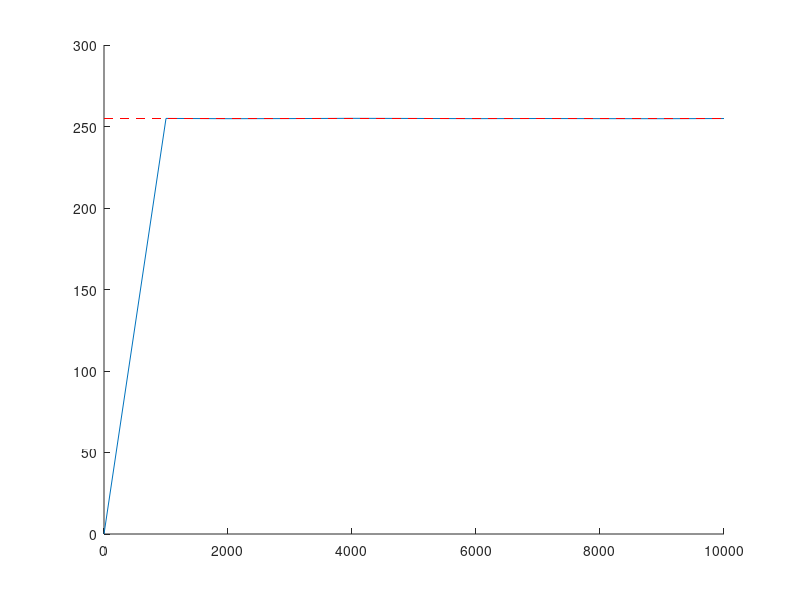

Source code (MATLAB):
global R const_stefan absorbed_light

R = 2.912;#(w-yr)/((m^2)*k)
Q = 342 # W/(m^2)
alpha = 0.3 ;# albedo de la terre
const_stefan = 5.67*10^(-8)# W/((m^2)*(K^2)) , constante de Stefan-Boltzmann
absorbed_light = Q*(1-alpha)
function Question_1(t,T0)
    hold on
    global R const_stefan absorbed_light
    ode_sys = @(t,T)[(absorbed_light-(const_stefan*T^4))/R];
    [t,T]= ode45(ode_sys, t, T0);
    plot(t,T);
    line([min(t), max(t)], [254.9090, 254.9090], 'Color', 'r', 'LineStyle', '--');
endfunction





T0 = 0;# temperature moyenne
t = 0:1000:(10^4); # temps en annee
Question_1(t,T0);

